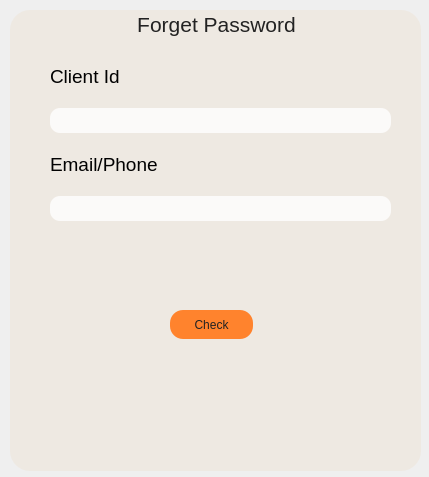
<?xml version="1.0" encoding="UTF-8"?>
<ui version="4.0">
 <class>ForgetPassword</class>
 <widget class="QDialog" name="ForgetPassword">
  <property name="geometry">
   <rect>
    <x>0</x>
    <y>0</y>
    <width>429</width>
    <height>477</height>
   </rect>
  </property>
  <property name="windowTitle">
   <string>Dialog</string>
  </property>
  <property name="styleSheet">
   <string notr="true"/>
  </property>
  <widget class="QGroupBox" name="login">
   <property name="geometry">
    <rect>
     <x>10</x>
     <y>10</y>
     <width>411</width>
     <height>461</height>
    </rect>
   </property>
   <property name="font">
    <font>
     <pointsize>16</pointsize>
     <bold>false</bold>
    </font>
   </property>
   <property name="styleSheet">
    <string notr="true">background-color: #eee9e2;
color: #222;
border-radius:20px</string>
   </property>
   <property name="inputMethodHints">
    <set>Qt::ImhPreferNumbers</set>
   </property>
   <property name="title">
    <string>Forget Password</string>
   </property>
   <property name="alignment">
    <set>Qt::AlignCenter</set>
   </property>
   <widget class="QWidget" name="layoutWidget">
    <property name="geometry">
     <rect>
      <x>10</x>
      <y>240</y>
      <width>411</width>
      <height>33</height>
     </rect>
    </property>
    <layout class="QHBoxLayout" name="horizontalLayout">
     <item>
      <widget class="QLabel" name="label_password">
       <property name="font">
        <font>
         <pointsize>14</pointsize>
        </font>
       </property>
       <property name="styleSheet">
        <string notr="true">color: rgb(1, 1, 1);</string>
       </property>
       <property name="text">
        <string/>
       </property>
      </widget>
     </item>
    </layout>
   </widget>
   <widget class="QPushButton" name="pushButton_check">
    <property name="geometry">
     <rect>
      <x>160</x>
      <y>300</y>
      <width>83</width>
      <height>29</height>
     </rect>
    </property>
    <property name="styleSheet">
     <string notr="true">


#pushButton_check:hover{
background-color: rgb(0, 145, 147);
}
#pushButton_check{
background-color:rgb(255, 131, 45);
border-color: rgb(255, 103, 36);
border-radius:13px;}</string>
    </property>
    <property name="text">
     <string>Check</string>
    </property>
   </widget>
   <widget class="QWidget" name="layoutWidget">
    <property name="geometry">
     <rect>
      <x>40</x>
      <y>40</y>
      <width>341</width>
      <height>171</height>
     </rect>
    </property>
    <layout class="QVBoxLayout" name="verticalLayout_3">
     <item>
      <layout class="QVBoxLayout" name="verticalLayout_2">
       <item>
        <widget class="QLabel" name="label_7">
         <property name="font">
          <font>
           <pointsize>14</pointsize>
          </font>
         </property>
         <property name="styleSheet">
          <string notr="true">color: rgb(1, 1, 1);</string>
         </property>
         <property name="text">
          <string>Client Id</string>
         </property>
        </widget>
       </item>
       <item>
        <widget class="QLineEdit" name="lineEdit_clientId">
         <property name="font">
          <font>
           <pointsize>14</pointsize>
          </font>
         </property>
         <property name="styleSheet">
          <string notr="true">#lineEdit_clientId{
background-color: #fbfaf9;
border-radius:10px;
}
#lineEdit_clientId:hover{
background-color: rgba(166,145,113,0.14);
}</string>
         </property>
        </widget>
       </item>
      </layout>
     </item>
     <item>
      <layout class="QVBoxLayout" name="verticalLayout">
       <item>
        <widget class="QLabel" name="label_6">
         <property name="font">
          <font>
           <pointsize>14</pointsize>
          </font>
         </property>
         <property name="styleSheet">
          <string notr="true">color: rgb(1, 1, 1);</string>
         </property>
         <property name="text">
          <string>Email/Phone</string>
         </property>
        </widget>
       </item>
       <item>
        <widget class="QLineEdit" name="lineEdit_email_phone">
         <property name="font">
          <font>
           <pointsize>14</pointsize>
          </font>
         </property>
         <property name="styleSheet">
          <string notr="true">#lineEdit_email_phone{
background-color: #fbfaf9;
border-radius:10px;
}
#lineEdit_email_phone:hover{
background-color: rgba(166,145,113,0.14);
}</string>
         </property>
        </widget>
       </item>
      </layout>
     </item>
    </layout>
   </widget>
  </widget>
 </widget>
 <resources/>
 <connections/>
</ui>
